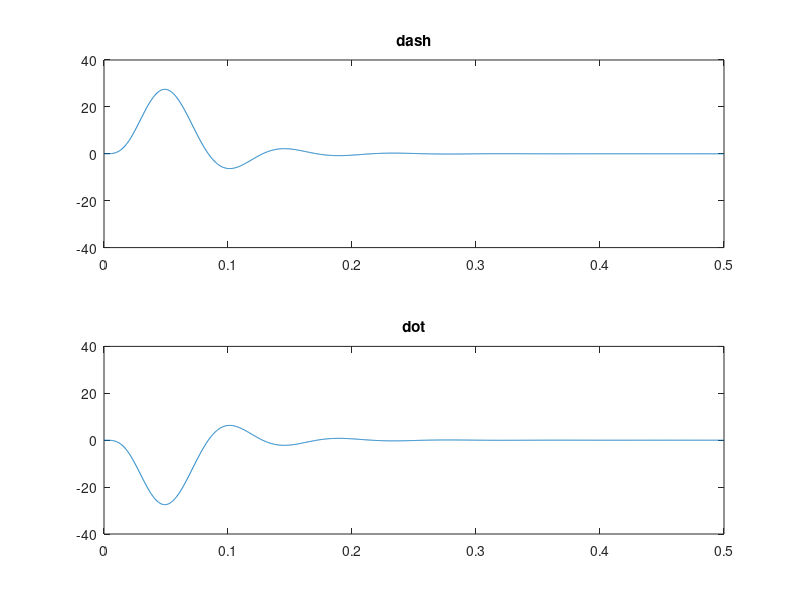
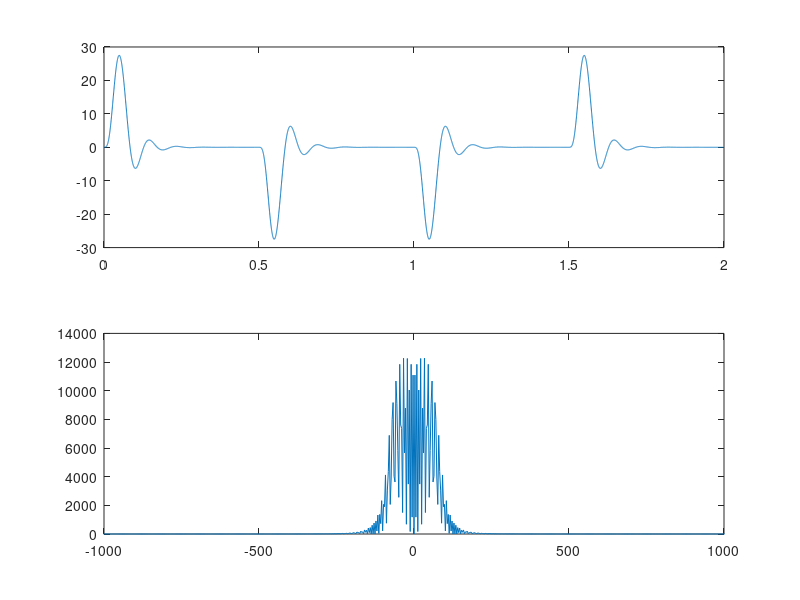
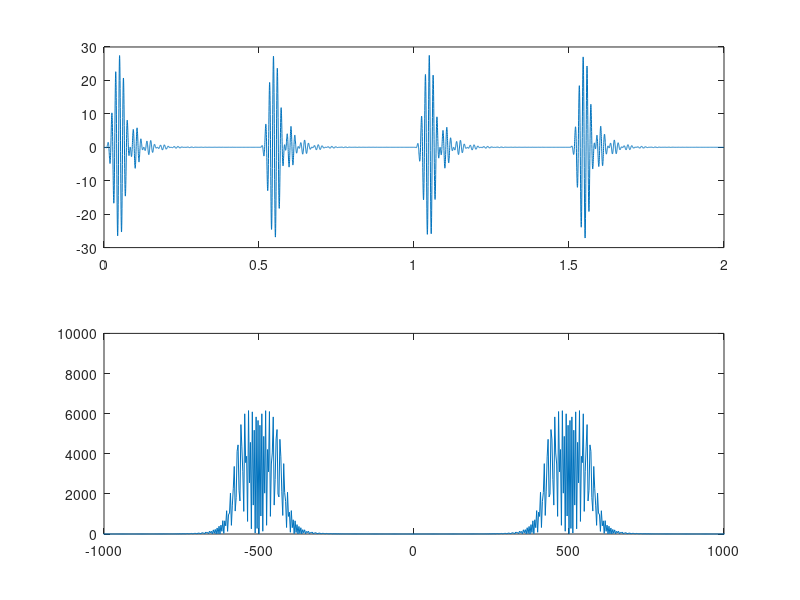

Source code (MATLAB) for these figures, in order:
% FILE: Ex2.m
% NAME: LUKE JIANG
% DESCRIPTION: Filtering

clear all; close all;
load MorseCode.mat;
% contains Fs, dash, dot
t_morse = (0:length(dash) - 1) * (1 / Fs);
% plot dash and dot
figure;
subplot(2, 1, 1);
plot(t_morse, dash);
    ylim([-40 40]);
    title('dash');
subplot(2, 1, 2);
plot(t_morse, dot);
    ylim([-40 40]);
    title('dot');
% construct letter X
x = [dash dot dot dash];
% find t_x
t_x = (0:length(x) - 1) * (1 / Fs);
% fourier transformation
N = 8192;
x_fft = fftshift(fft(x, N));
x_abs = abs(x_fft);
% compute corresponding w
w_period = 2 * pi * Fs / N;
w = (-N / 2:(N / 2)-1) * w_period;
% plot x_abs
figure;
subplot(2, 1, 1);
plot(t_x, x);
subplot(2, 1, 2);
plot(w, x_abs);
    xlim([-1000 1000]);
% implement amplitude modulation
y = x .* cos(500 * t_x);
y_abs = abs(fftshift(fft(y, N)));
figure;
subplot(2, 1, 1);
plot(t_x, y);
subplot(2, 1, 2);
plot(w, y_abs);
    xlim([-1000 1000]);
    ylim([0 10000]);
